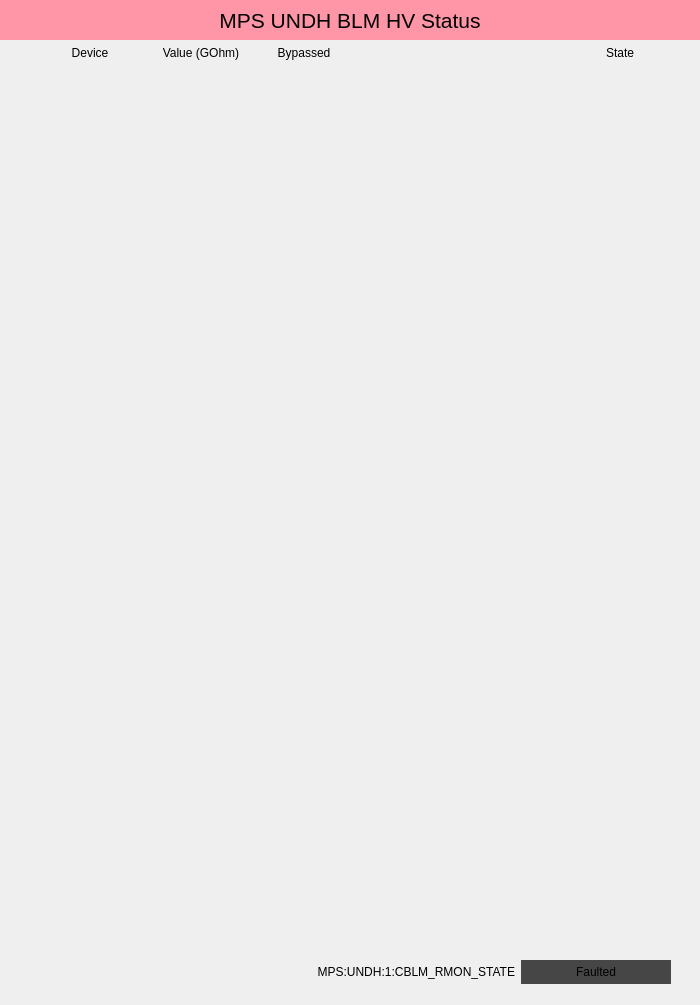
<?xml version="1.0" encoding="UTF-8"?>
<ui version="4.0">
 <class>Form</class>
 <widget class="QWidget" name="Form">
  <property name="geometry">
   <rect>
    <x>0</x>
    <y>0</y>
    <width>700</width>
    <height>1005</height>
   </rect>
  </property>
  <property name="windowTitle">
   <string>Form</string>
  </property>
  <property name="styleSheet">
   <string notr="true"/>
  </property>
  <widget class="QFrame" name="frame">
   <property name="geometry">
    <rect>
     <x>20</x>
     <y>60</y>
     <width>661</width>
     <height>888</height>
    </rect>
   </property>
   <property name="styleSheet">
    <string notr="true"/>
   </property>
   <property name="frameShape">
    <enum>QFrame::NoFrame</enum>
   </property>
   <property name="frameShadow">
    <enum>QFrame::Plain</enum>
   </property>
   <widget class="PyDMEmbeddedDisplay" name="PyDMEmbeddedDisplay">
    <property name="geometry">
     <rect>
      <x>10</x>
      <y>342</y>
      <width>641</width>
      <height>26</height>
     </rect>
    </property>
    <property name="toolTip">
     <string/>
    </property>
    <property name="frameShape">
     <enum>QFrame::NoFrame</enum>
    </property>
    <property name="macros" stdset="0">
     <string>{&quot;DEVICE&quot;:&quot;CBLM:UNDH:2675&quot;}</string>
    </property>
    <property name="filename" stdset="0">
     <string>mps_thr_inline.ui</string>
    </property>
   </widget>
   <widget class="PyDMEmbeddedDisplay" name="PyDMEmbeddedDisplay_2">
    <property name="geometry">
     <rect>
      <x>10</x>
      <y>368</y>
      <width>641</width>
      <height>26</height>
     </rect>
    </property>
    <property name="toolTip">
     <string/>
    </property>
    <property name="frameShape">
     <enum>QFrame::NoFrame</enum>
    </property>
    <property name="macros" stdset="0">
     <string>{&quot;DEVICE&quot;:&quot;CBLM:UNDH:2775&quot;}</string>
    </property>
    <property name="filename" stdset="0">
     <string>mps_thr_inline.ui</string>
    </property>
   </widget>
   <widget class="PyDMEmbeddedDisplay" name="PyDMEmbeddedDisplay_3">
    <property name="geometry">
     <rect>
      <x>10</x>
      <y>394</y>
      <width>641</width>
      <height>26</height>
     </rect>
    </property>
    <property name="toolTip">
     <string/>
    </property>
    <property name="frameShape">
     <enum>QFrame::NoFrame</enum>
    </property>
    <property name="macros" stdset="0">
     <string>{&quot;DEVICE&quot;:&quot;CBLM:UNDH:2875&quot;}</string>
    </property>
    <property name="filename" stdset="0">
     <string>mps_thr_inline.ui</string>
    </property>
   </widget>
   <widget class="PyDMEmbeddedDisplay" name="PyDMEmbeddedDisplay_4">
    <property name="geometry">
     <rect>
      <x>10</x>
      <y>420</y>
      <width>641</width>
      <height>26</height>
     </rect>
    </property>
    <property name="toolTip">
     <string/>
    </property>
    <property name="frameShape">
     <enum>QFrame::NoFrame</enum>
    </property>
    <property name="macros" stdset="0">
     <string>{&quot;DEVICE&quot;:&quot;CBLM:UNDH:2975&quot;}</string>
    </property>
    <property name="filename" stdset="0">
     <string>mps_thr_inline.ui</string>
    </property>
   </widget>
   <widget class="PyDMEmbeddedDisplay" name="PyDMEmbeddedDisplay_5">
    <property name="geometry">
     <rect>
      <x>10</x>
      <y>446</y>
      <width>641</width>
      <height>26</height>
     </rect>
    </property>
    <property name="toolTip">
     <string/>
    </property>
    <property name="frameShape">
     <enum>QFrame::NoFrame</enum>
    </property>
    <property name="macros" stdset="0">
     <string>{&quot;DEVICE&quot;:&quot;CBLM:UNDH:3075&quot;}</string>
    </property>
    <property name="filename" stdset="0">
     <string>mps_thr_inline.ui</string>
    </property>
   </widget>
   <widget class="PyDMEmbeddedDisplay" name="PyDMEmbeddedDisplay_6">
    <property name="geometry">
     <rect>
      <x>10</x>
      <y>472</y>
      <width>641</width>
      <height>26</height>
     </rect>
    </property>
    <property name="toolTip">
     <string/>
    </property>
    <property name="frameShape">
     <enum>QFrame::NoFrame</enum>
    </property>
    <property name="macros" stdset="0">
     <string>{&quot;DEVICE&quot;:&quot;CBLM:UNDH:3175&quot;}</string>
    </property>
    <property name="filename" stdset="0">
     <string>mps_thr_inline.ui</string>
    </property>
   </widget>
   <widget class="PyDMEmbeddedDisplay" name="PyDMEmbeddedDisplay_7">
    <property name="geometry">
     <rect>
      <x>10</x>
      <y>498</y>
      <width>641</width>
      <height>26</height>
     </rect>
    </property>
    <property name="toolTip">
     <string/>
    </property>
    <property name="frameShape">
     <enum>QFrame::NoFrame</enum>
    </property>
    <property name="macros" stdset="0">
     <string>{&quot;DEVICE&quot;:&quot;CBLM:UNDH:3275&quot;}</string>
    </property>
    <property name="filename" stdset="0">
     <string>mps_thr_inline.ui</string>
    </property>
   </widget>
   <widget class="PyDMEmbeddedDisplay" name="PyDMEmbeddedDisplay_8">
    <property name="geometry">
     <rect>
      <x>10</x>
      <y>524</y>
      <width>641</width>
      <height>26</height>
     </rect>
    </property>
    <property name="toolTip">
     <string/>
    </property>
    <property name="frameShape">
     <enum>QFrame::NoFrame</enum>
    </property>
    <property name="macros" stdset="0">
     <string>{&quot;DEVICE&quot;:&quot;CBLM:UNDH:3375&quot;}</string>
    </property>
    <property name="filename" stdset="0">
     <string>mps_thr_inline.ui</string>
    </property>
   </widget>
   <widget class="PyDMEmbeddedDisplay" name="PyDMEmbeddedDisplay_9">
    <property name="geometry">
     <rect>
      <x>10</x>
      <y>550</y>
      <width>641</width>
      <height>26</height>
     </rect>
    </property>
    <property name="toolTip">
     <string/>
    </property>
    <property name="frameShape">
     <enum>QFrame::NoFrame</enum>
    </property>
    <property name="macros" stdset="0">
     <string>{&quot;DEVICE&quot;:&quot;CBLM:UNDH:3475&quot;}</string>
    </property>
    <property name="filename" stdset="0">
     <string>mps_thr_inline.ui</string>
    </property>
   </widget>
   <widget class="PyDMEmbeddedDisplay" name="PyDMEmbeddedDisplay_10">
    <property name="geometry">
     <rect>
      <x>10</x>
      <y>576</y>
      <width>641</width>
      <height>26</height>
     </rect>
    </property>
    <property name="toolTip">
     <string/>
    </property>
    <property name="frameShape">
     <enum>QFrame::NoFrame</enum>
    </property>
    <property name="macros" stdset="0">
     <string>{&quot;DEVICE&quot;:&quot;CBLM:UNDH:3575&quot;}</string>
    </property>
    <property name="filename" stdset="0">
     <string>mps_thr_inline.ui</string>
    </property>
   </widget>
   <widget class="PyDMEmbeddedDisplay" name="PyDMEmbeddedDisplay_11">
    <property name="geometry">
     <rect>
      <x>10</x>
      <y>602</y>
      <width>641</width>
      <height>26</height>
     </rect>
    </property>
    <property name="toolTip">
     <string/>
    </property>
    <property name="frameShape">
     <enum>QFrame::NoFrame</enum>
    </property>
    <property name="macros" stdset="0">
     <string>{&quot;DEVICE&quot;:&quot;CBLM:UNDH:3675&quot;}</string>
    </property>
    <property name="filename" stdset="0">
     <string>mps_thr_inline.ui</string>
    </property>
   </widget>
   <widget class="PyDMEmbeddedDisplay" name="PyDMEmbeddedDisplay_12">
    <property name="geometry">
     <rect>
      <x>10</x>
      <y>628</y>
      <width>641</width>
      <height>26</height>
     </rect>
    </property>
    <property name="toolTip">
     <string/>
    </property>
    <property name="frameShape">
     <enum>QFrame::NoFrame</enum>
    </property>
    <property name="macros" stdset="0">
     <string>{&quot;DEVICE&quot;:&quot;CBLM:UNDH:3775&quot;}</string>
    </property>
    <property name="filename" stdset="0">
     <string>mps_thr_inline.ui</string>
    </property>
   </widget>
   <widget class="PyDMEmbeddedDisplay" name="PyDMEmbeddedDisplay_13">
    <property name="geometry">
     <rect>
      <x>10</x>
      <y>654</y>
      <width>641</width>
      <height>26</height>
     </rect>
    </property>
    <property name="toolTip">
     <string/>
    </property>
    <property name="frameShape">
     <enum>QFrame::NoFrame</enum>
    </property>
    <property name="macros" stdset="0">
     <string>{&quot;DEVICE&quot;:&quot;CBLM:UNDH:3875&quot;}</string>
    </property>
    <property name="filename" stdset="0">
     <string>mps_thr_inline.ui</string>
    </property>
   </widget>
   <widget class="PyDMEmbeddedDisplay" name="PyDMEmbeddedDisplay_14">
    <property name="geometry">
     <rect>
      <x>10</x>
      <y>680</y>
      <width>641</width>
      <height>26</height>
     </rect>
    </property>
    <property name="toolTip">
     <string/>
    </property>
    <property name="frameShape">
     <enum>QFrame::NoFrame</enum>
    </property>
    <property name="macros" stdset="0">
     <string>{&quot;DEVICE&quot;:&quot;CBLM:UNDH:3975&quot;}</string>
    </property>
    <property name="filename" stdset="0">
     <string>mps_thr_inline.ui</string>
    </property>
   </widget>
   <widget class="PyDMEmbeddedDisplay" name="PyDMEmbeddedDisplay_15">
    <property name="geometry">
     <rect>
      <x>10</x>
      <y>706</y>
      <width>641</width>
      <height>26</height>
     </rect>
    </property>
    <property name="toolTip">
     <string/>
    </property>
    <property name="frameShape">
     <enum>QFrame::NoFrame</enum>
    </property>
    <property name="macros" stdset="0">
     <string>{&quot;DEVICE&quot;:&quot;CBLM:UNDH:4075&quot;}</string>
    </property>
    <property name="filename" stdset="0">
     <string>mps_thr_inline.ui</string>
    </property>
   </widget>
   <widget class="PyDMEmbeddedDisplay" name="PyDMEmbeddedDisplay_16">
    <property name="geometry">
     <rect>
      <x>10</x>
      <y>732</y>
      <width>641</width>
      <height>26</height>
     </rect>
    </property>
    <property name="toolTip">
     <string/>
    </property>
    <property name="frameShape">
     <enum>QFrame::NoFrame</enum>
    </property>
    <property name="macros" stdset="0">
     <string>{&quot;DEVICE&quot;:&quot;CBLM:UNDH:4175&quot;}</string>
    </property>
    <property name="filename" stdset="0">
     <string>mps_thr_inline.ui</string>
    </property>
   </widget>
   <widget class="PyDMEmbeddedDisplay" name="PyDMEmbeddedDisplay_18">
    <property name="geometry">
     <rect>
      <x>10</x>
      <y>758</y>
      <width>641</width>
      <height>26</height>
     </rect>
    </property>
    <property name="toolTip">
     <string/>
    </property>
    <property name="frameShape">
     <enum>QFrame::NoFrame</enum>
    </property>
    <property name="macros" stdset="0">
     <string>{&quot;DEVICE&quot;:&quot;CBLM:UNDH:4275&quot;}</string>
    </property>
    <property name="filename" stdset="0">
     <string>mps_thr_inline.ui</string>
    </property>
   </widget>
   <widget class="PyDMEmbeddedDisplay" name="PyDMEmbeddedDisplay_19">
    <property name="geometry">
     <rect>
      <x>10</x>
      <y>784</y>
      <width>641</width>
      <height>26</height>
     </rect>
    </property>
    <property name="toolTip">
     <string/>
    </property>
    <property name="frameShape">
     <enum>QFrame::NoFrame</enum>
    </property>
    <property name="macros" stdset="0">
     <string>{&quot;DEVICE&quot;:&quot;CBLM:UNDH:4375&quot;}</string>
    </property>
    <property name="filename" stdset="0">
     <string>mps_thr_inline.ui</string>
    </property>
   </widget>
   <widget class="PyDMEmbeddedDisplay" name="PyDMEmbeddedDisplay_20">
    <property name="geometry">
     <rect>
      <x>10</x>
      <y>810</y>
      <width>641</width>
      <height>26</height>
     </rect>
    </property>
    <property name="toolTip">
     <string/>
    </property>
    <property name="frameShape">
     <enum>QFrame::NoFrame</enum>
    </property>
    <property name="macros" stdset="0">
     <string>{&quot;DEVICE&quot;:&quot;CBLM:UNDH:4475&quot;}</string>
    </property>
    <property name="filename" stdset="0">
     <string>mps_thr_inline.ui</string>
    </property>
   </widget>
   <widget class="PyDMEmbeddedDisplay" name="PyDMEmbeddedDisplay_21">
    <property name="geometry">
     <rect>
      <x>10</x>
      <y>836</y>
      <width>641</width>
      <height>26</height>
     </rect>
    </property>
    <property name="toolTip">
     <string/>
    </property>
    <property name="frameShape">
     <enum>QFrame::NoFrame</enum>
    </property>
    <property name="macros" stdset="0">
     <string>{&quot;DEVICE&quot;:&quot;CBLM:UNDH:4575&quot;}</string>
    </property>
    <property name="filename" stdset="0">
     <string>mps_thr_inline.ui</string>
    </property>
   </widget>
   <widget class="PyDMEmbeddedDisplay" name="PyDMEmbeddedDisplay_22">
    <property name="geometry">
     <rect>
      <x>10</x>
      <y>862</y>
      <width>641</width>
      <height>26</height>
     </rect>
    </property>
    <property name="toolTip">
     <string/>
    </property>
    <property name="frameShape">
     <enum>QFrame::NoFrame</enum>
    </property>
    <property name="macros" stdset="0">
     <string>{&quot;DEVICE&quot;:&quot;CBLM:UNDH:4675&quot;}</string>
    </property>
    <property name="filename" stdset="0">
     <string>mps_thr_inline.ui</string>
    </property>
   </widget>
   <widget class="PyDMEmbeddedDisplay" name="PyDMEmbeddedDisplay_17">
    <property name="geometry">
     <rect>
      <x>10</x>
      <y>4</y>
      <width>641</width>
      <height>26</height>
     </rect>
    </property>
    <property name="toolTip">
     <string/>
    </property>
    <property name="frameShape">
     <enum>QFrame::NoFrame</enum>
    </property>
    <property name="macros" stdset="0">
     <string>{&quot;DEVICE&quot;:&quot;CBLM:UNDH:1375&quot;}</string>
    </property>
    <property name="filename" stdset="0">
     <string>mps_thr_inline.ui</string>
    </property>
   </widget>
   <widget class="PyDMEmbeddedDisplay" name="PyDMEmbeddedDisplay_23">
    <property name="geometry">
     <rect>
      <x>10</x>
      <y>30</y>
      <width>641</width>
      <height>26</height>
     </rect>
    </property>
    <property name="toolTip">
     <string/>
    </property>
    <property name="frameShape">
     <enum>QFrame::NoFrame</enum>
    </property>
    <property name="macros" stdset="0">
     <string>{&quot;DEVICE&quot;:&quot;CBLM:UNDH:1475&quot;}</string>
    </property>
    <property name="filename" stdset="0">
     <string>mps_thr_inline.ui</string>
    </property>
   </widget>
   <widget class="PyDMEmbeddedDisplay" name="PyDMEmbeddedDisplay_24">
    <property name="geometry">
     <rect>
      <x>10</x>
      <y>56</y>
      <width>641</width>
      <height>26</height>
     </rect>
    </property>
    <property name="toolTip">
     <string/>
    </property>
    <property name="frameShape">
     <enum>QFrame::NoFrame</enum>
    </property>
    <property name="macros" stdset="0">
     <string>{&quot;DEVICE&quot;:&quot;CBLM:UNDH:1575&quot;}</string>
    </property>
    <property name="filename" stdset="0">
     <string>mps_thr_inline.ui</string>
    </property>
   </widget>
   <widget class="PyDMEmbeddedDisplay" name="PyDMEmbeddedDisplay_25">
    <property name="geometry">
     <rect>
      <x>10</x>
      <y>82</y>
      <width>641</width>
      <height>26</height>
     </rect>
    </property>
    <property name="toolTip">
     <string/>
    </property>
    <property name="frameShape">
     <enum>QFrame::NoFrame</enum>
    </property>
    <property name="macros" stdset="0">
     <string>{&quot;DEVICE&quot;:&quot;CBLM:UNDH:1675&quot;}</string>
    </property>
    <property name="filename" stdset="0">
     <string>mps_thr_inline.ui</string>
    </property>
   </widget>
   <widget class="PyDMEmbeddedDisplay" name="PyDMEmbeddedDisplay_26">
    <property name="geometry">
     <rect>
      <x>10</x>
      <y>108</y>
      <width>641</width>
      <height>26</height>
     </rect>
    </property>
    <property name="toolTip">
     <string/>
    </property>
    <property name="frameShape">
     <enum>QFrame::NoFrame</enum>
    </property>
    <property name="macros" stdset="0">
     <string>{&quot;DEVICE&quot;:&quot;CBLM:UNDH:1775&quot;}</string>
    </property>
    <property name="filename" stdset="0">
     <string>mps_thr_inline.ui</string>
    </property>
   </widget>
   <widget class="PyDMEmbeddedDisplay" name="PyDMEmbeddedDisplay_27">
    <property name="geometry">
     <rect>
      <x>10</x>
      <y>134</y>
      <width>641</width>
      <height>26</height>
     </rect>
    </property>
    <property name="toolTip">
     <string/>
    </property>
    <property name="frameShape">
     <enum>QFrame::NoFrame</enum>
    </property>
    <property name="macros" stdset="0">
     <string>{&quot;DEVICE&quot;:&quot;CBLM:UNDH:1875&quot;}</string>
    </property>
    <property name="filename" stdset="0">
     <string>mps_thr_inline.ui</string>
    </property>
   </widget>
   <widget class="PyDMEmbeddedDisplay" name="PyDMEmbeddedDisplay_28">
    <property name="geometry">
     <rect>
      <x>10</x>
      <y>160</y>
      <width>641</width>
      <height>26</height>
     </rect>
    </property>
    <property name="toolTip">
     <string/>
    </property>
    <property name="frameShape">
     <enum>QFrame::NoFrame</enum>
    </property>
    <property name="macros" stdset="0">
     <string>{&quot;DEVICE&quot;:&quot;CBLM:UNDH:1975&quot;}</string>
    </property>
    <property name="filename" stdset="0">
     <string>mps_thr_inline.ui</string>
    </property>
   </widget>
   <widget class="PyDMEmbeddedDisplay" name="PyDMEmbeddedDisplay_29">
    <property name="geometry">
     <rect>
      <x>10</x>
      <y>186</y>
      <width>641</width>
      <height>26</height>
     </rect>
    </property>
    <property name="toolTip">
     <string/>
    </property>
    <property name="frameShape">
     <enum>QFrame::NoFrame</enum>
    </property>
    <property name="macros" stdset="0">
     <string>{&quot;DEVICE&quot;:&quot;CBLM:UNDH:2075&quot;}</string>
    </property>
    <property name="filename" stdset="0">
     <string>mps_thr_inline.ui</string>
    </property>
   </widget>
   <widget class="PyDMEmbeddedDisplay" name="PyDMEmbeddedDisplay_30">
    <property name="geometry">
     <rect>
      <x>10</x>
      <y>212</y>
      <width>641</width>
      <height>26</height>
     </rect>
    </property>
    <property name="toolTip">
     <string/>
    </property>
    <property name="frameShape">
     <enum>QFrame::NoFrame</enum>
    </property>
    <property name="macros" stdset="0">
     <string>{&quot;DEVICE&quot;:&quot;CBLM:UNDH:2175&quot;}</string>
    </property>
    <property name="filename" stdset="0">
     <string>mps_thr_inline.ui</string>
    </property>
   </widget>
   <widget class="PyDMEmbeddedDisplay" name="PyDMEmbeddedDisplay_31">
    <property name="geometry">
     <rect>
      <x>10</x>
      <y>238</y>
      <width>641</width>
      <height>26</height>
     </rect>
    </property>
    <property name="toolTip">
     <string/>
    </property>
    <property name="frameShape">
     <enum>QFrame::NoFrame</enum>
    </property>
    <property name="macros" stdset="0">
     <string>{&quot;DEVICE&quot;:&quot;CBLM:UNDH:2275&quot;}</string>
    </property>
    <property name="filename" stdset="0">
     <string>mps_thr_inline.ui</string>
    </property>
   </widget>
   <widget class="PyDMEmbeddedDisplay" name="PyDMEmbeddedDisplay_32">
    <property name="geometry">
     <rect>
      <x>10</x>
      <y>264</y>
      <width>641</width>
      <height>26</height>
     </rect>
    </property>
    <property name="toolTip">
     <string/>
    </property>
    <property name="frameShape">
     <enum>QFrame::NoFrame</enum>
    </property>
    <property name="macros" stdset="0">
     <string>{&quot;DEVICE&quot;:&quot;CBLM:UNDH:2375&quot;}</string>
    </property>
    <property name="filename" stdset="0">
     <string>mps_thr_inline.ui</string>
    </property>
   </widget>
   <widget class="PyDMEmbeddedDisplay" name="PyDMEmbeddedDisplay_33">
    <property name="geometry">
     <rect>
      <x>10</x>
      <y>290</y>
      <width>641</width>
      <height>26</height>
     </rect>
    </property>
    <property name="toolTip">
     <string/>
    </property>
    <property name="frameShape">
     <enum>QFrame::NoFrame</enum>
    </property>
    <property name="macros" stdset="0">
     <string>{&quot;DEVICE&quot;:&quot;CBLM:UNDH:2475&quot;}</string>
    </property>
    <property name="filename" stdset="0">
     <string>mps_thr_inline.ui</string>
    </property>
   </widget>
   <widget class="PyDMEmbeddedDisplay" name="PyDMEmbeddedDisplay_34">
    <property name="geometry">
     <rect>
      <x>10</x>
      <y>316</y>
      <width>641</width>
      <height>26</height>
     </rect>
    </property>
    <property name="toolTip">
     <string/>
    </property>
    <property name="frameShape">
     <enum>QFrame::NoFrame</enum>
    </property>
    <property name="macros" stdset="0">
     <string>{&quot;DEVICE&quot;:&quot;CBLM:UNDH:2575&quot;}</string>
    </property>
    <property name="filename" stdset="0">
     <string>mps_thr_inline.ui</string>
    </property>
   </widget>
  </widget>
  <widget class="QLabel" name="label">
   <property name="geometry">
    <rect>
     <x>0</x>
     <y>0</y>
     <width>700</width>
     <height>40</height>
    </rect>
   </property>
   <property name="font">
    <font>
     <pointsize>16</pointsize>
    </font>
   </property>
   <property name="styleSheet">
    <string notr="true">background-color: rgb(255, 150, 168);</string>
   </property>
   <property name="text">
    <string notr="true">MPS UNDH BLM HV Status</string>
   </property>
   <property name="alignment">
    <set>Qt::AlignCenter</set>
   </property>
  </widget>
  <widget class="PyDMDrawingImage" name="PyDMDrawingImage">
   <property name="geometry">
    <rect>
     <x>10</x>
     <y>955</y>
     <width>250</width>
     <height>50</height>
    </rect>
   </property>
   <property name="toolTip">
    <string/>
   </property>
   <property name="filename" stdset="0">
    <string>lcls_mps_lockup_sidebyside_digital.png</string>
   </property>
  </widget>
  <widget class="PyDMLabel" name="PyDMLabel_3">
   <property name="geometry">
    <rect>
     <x>521</x>
     <y>960</y>
     <width>150</width>
     <height>24</height>
    </rect>
   </property>
   <property name="toolTip">
    <string/>
   </property>
   <property name="styleSheet">
    <string notr="true">background-color: rgb(70, 70, 70);</string>
   </property>
   <property name="text">
    <string>Faulted</string>
   </property>
   <property name="alignment">
    <set>Qt::AlignCenter</set>
   </property>
   <property name="precisionFromPV" stdset="0">
    <bool>false</bool>
   </property>
   <property name="alarmSensitiveContent" stdset="0">
    <bool>true</bool>
   </property>
   <property name="channel" stdset="0">
    <string>ca://MPS:UNDH:1:CBLM_RMON_STATE</string>
   </property>
  </widget>
  <widget class="QLabel" name="label_2">
   <property name="geometry">
    <rect>
     <x>290</x>
     <y>960</y>
     <width>225</width>
     <height>24</height>
    </rect>
   </property>
   <property name="text">
    <string>MPS:UNDH:1:CBLM_RMON_STATE</string>
   </property>
   <property name="alignment">
    <set>Qt::AlignRight|Qt::AlignTrailing|Qt::AlignVCenter</set>
   </property>
  </widget>
  <widget class="QLabel" name="label_3">
   <property name="geometry">
    <rect>
     <x>30</x>
     <y>45</y>
     <width>120</width>
     <height>15</height>
    </rect>
   </property>
   <property name="text">
    <string>Device</string>
   </property>
   <property name="alignment">
    <set>Qt::AlignCenter</set>
   </property>
  </widget>
  <widget class="QLabel" name="label_4">
   <property name="geometry">
    <rect>
     <x>151</x>
     <y>45</y>
     <width>100</width>
     <height>15</height>
    </rect>
   </property>
   <property name="text">
    <string>Value (GOhm)</string>
   </property>
   <property name="alignment">
    <set>Qt::AlignCenter</set>
   </property>
  </widget>
  <widget class="QLabel" name="label_5">
   <property name="geometry">
    <rect>
     <x>254</x>
     <y>45</y>
     <width>100</width>
     <height>15</height>
    </rect>
   </property>
   <property name="text">
    <string>Bypassed</string>
   </property>
   <property name="alignment">
    <set>Qt::AlignCenter</set>
   </property>
  </widget>
  <widget class="QLabel" name="label_6">
   <property name="geometry">
    <rect>
     <x>570</x>
     <y>45</y>
     <width>100</width>
     <height>15</height>
    </rect>
   </property>
   <property name="text">
    <string>State</string>
   </property>
   <property name="alignment">
    <set>Qt::AlignCenter</set>
   </property>
  </widget>
 </widget>
 <customwidgets>
  <customwidget>
   <class>PyDMLabel</class>
   <extends>QLabel</extends>
   <header>pydm.widgets.label</header>
  </customwidget>
  <customwidget>
   <class>PyDMEmbeddedDisplay</class>
   <extends>QFrame</extends>
   <header>pydm.widgets.embedded_display</header>
  </customwidget>
  <customwidget>
   <class>PyDMDrawingImage</class>
   <extends>QWidget</extends>
   <header>pydm.widgets.drawing</header>
  </customwidget>
 </customwidgets>
 <resources/>
 <connections/>
</ui>
